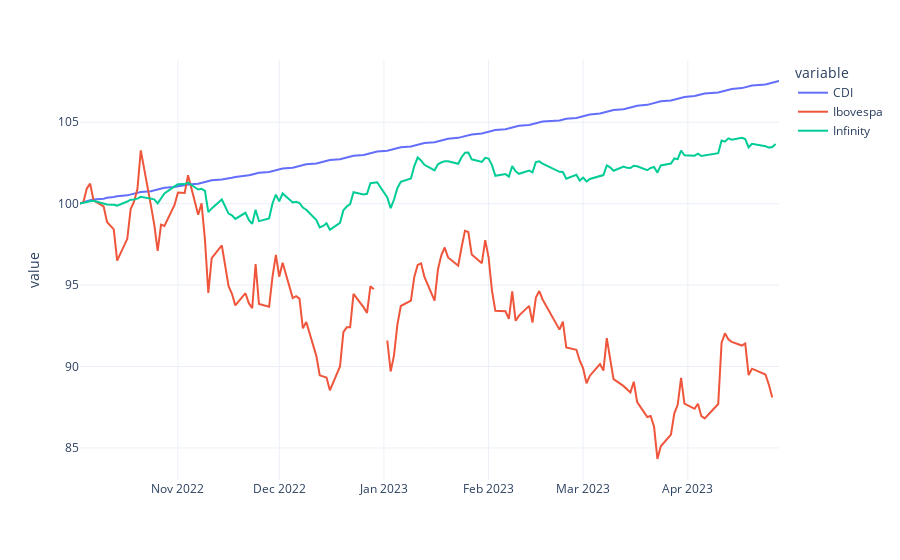

The cell this chart's notebook holds for it:
### Code cell
fig = px.line(data_frame=dd, template='plotly_white')
fig.update_xaxes(title = None)
fig.show()

### Figure 1 — Plotly figure (JSON) as saved in the notebook; plotly's stock layout.template omitted (floating-point values rounded to 4 significant figures; data arrays with more than 128 entries replaced by an {"elided": "..."} marker saying what was removed)
{"data": [{"hovertemplate": "variable=CDI<br>index=%{x}<br>value=%{y}<extra></extra>", "legendgroup": "CDI", "line": {"color": "#636efa", "dash": "solid"}, "marker": {"symbol": "circle"}, "mode": "lines", "name": "CDI", "orientation": "v", "showlegend": true, "type": "scatter", "x": {"elided": "143 str values"}, "xaxis": "x", "y": {"elided": "143 float values"}, "yaxis": "y"}, {"hovertemplate": "variable=Ibovespa<br>index=%{x}<br>value=%{y}<extra></extra>", "legendgroup": "Ibovespa", "line": {"color": "#EF553B", "dash": "solid"}, "marker": {"symbol": "circle"}, "mode": "lines", "name": "Ibovespa", "orientation": "v", "showlegend": true, "type": "scatter", "x": {"elided": "143 str values"}, "xaxis": "x", "y": {"elided": "143 float values"}, "yaxis": "y"}, {"hovertemplate": "variable=Infinity<br>index=%{x}<br>value=%{y}<extra></extra>", "legendgroup": "Infinity", "line": {"color": "#00cc96", "dash": "solid"}, "marker": {"symbol": "circle"}, "mode": "lines", "name": "Infinity", "orientation": "v", "showlegend": true, "type": "scatter", "x": {"elided": "143 str values"}, "xaxis": "x", "y": {"elided": "143 float values"}, "yaxis": "y"}], "layout": {"legend": {"title": {"text": "variable"}, "tracegroupgap": 0}, "margin": {"t": 60}, "xaxis": {"anchor": "y", "domain": [0, 1], "title": {}}, "yaxis": {"anchor": "x", "domain": [0, 1], "title": {"text": "value"}}}}
